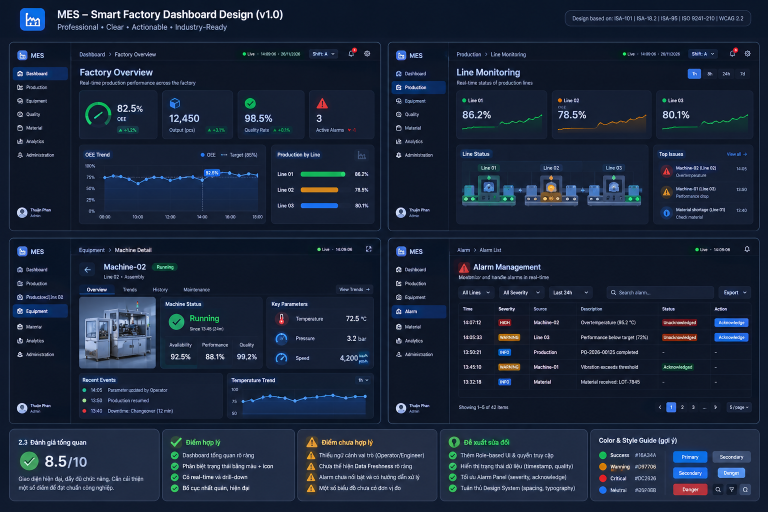
#> input picture docs/screenshots/UI2x2.png, 1536 x 1024 px, found by its file name (shown at 1/2 size)
$ python check_gauge.py
#> lines starting #> are read from the running program, lines starting #| are printed output that depends on the picture; after the words box and inside, x2 and y2 are one past the last pixel; in counts of white or black regions, pixels touching at a corner belong together
"""Kiểm tra KPI đầu tiên của frame 1 trong ảnh gốc: có gauge tròn không?"""
import numpy as np
from PIL import Image

REF = r"e:\Work\SFSVcongty\Laird\Code\Data-Integrate\docs\screenshots\UI2x2.png"
im = Image.open(REF).convert("RGB")
#> im is the input picture: PIL image 1536x1024 RGB; mean R, G, B 26.5, 38.3, 58.8
a = np.array(im)

# KPI card 1: x=159..314. Tìm vùng có màu xanh lá (gauge arc #22c55e) trong card đó
reg = a[115:200, 159:315].astype(np.int16)
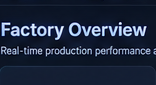
#> reg: shape (85, 156, 3) int16; mean R, G, B 29.7, 40.2, 61.5
r, g, b = reg[:, :, 0], reg[:, :, 1], reg[:, :, 2]
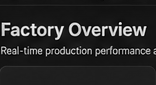
#> g: shape (85, 156) int16; min 0, max 255, mean 40.2
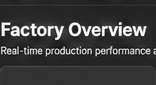
#> b: shape (85, 156) int16; min 4, max 255, mean 61.5
green = (g > 120) & (g > r + 40) & (g > b + 40)
#> green: shape (85, 156) bool; every value is 0
ys, xs = np.nonzero(green)
#> ys = empty array; xs = empty array
print("card1 pixels xanh lá:", len(xs))
#| card1 pixels xanh lá: 0
if len(xs):
    print("  bbox x=%d..%d  y=%d..%d" % (xs.min(), xs.max(), ys.min(), ys.max()))
    # phân bố theo cột -> nếu là gauge tròn, các pixel nằm rải rác theo vòng
    colcount = green.sum(axis=0)
    nz = np.nonzero(colcount)[0]
    print("  số cột có xanh lá:", len(nz), "trong", green.shape[1])
    print("  histogram cột (mẫu):", colcount[::12].tolist())

# So với card 2 (không gauge)
reg2 = a[115:200, 325:467].astype(np.int16)
r2, g2, b2 = reg2[:, :, 0], reg2[:, :, 1], reg2[:, :, 2]
green2 = (g2 > 120) & (g2 > r2 + 40) & (g2 > b2 + 40)
#> green2: shape (85, 142) bool; every value is 0
print("card2 pixels xanh lá:", int(green2.sum()))
#| card2 pixels xanh lá: 0

# Tìm mọi hình tròn/arc xanh lá trong toàn ảnh frame1
reg3 = a[78:456, 140:761].astype(np.int16)
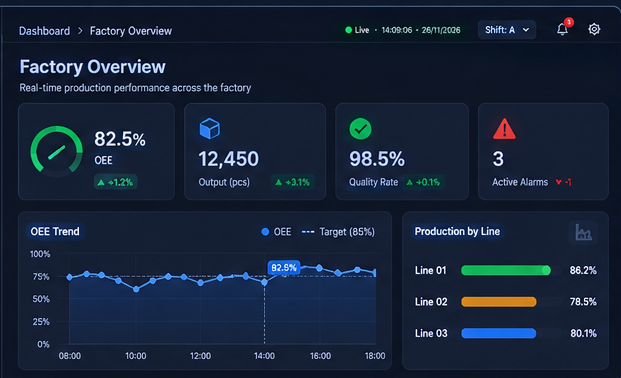
#> reg3: shape (378, 621, 3) int16; mean R, G, B 23.3, 36.1, 56.7
r3, g3, b3 = reg3[:, :, 0], reg3[:, :, 1], reg3[:, :, 2]
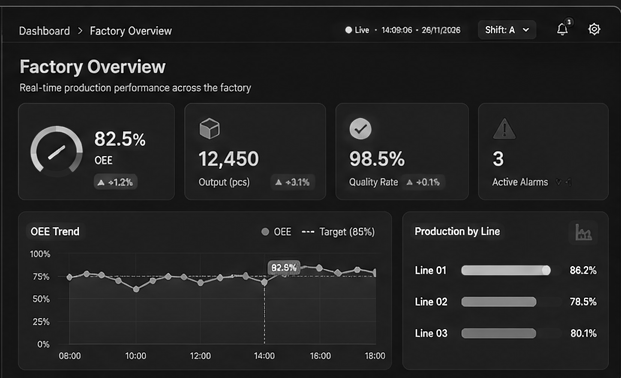
#> g3: shape (378, 621) int16; min 0, max 255, mean 36.1
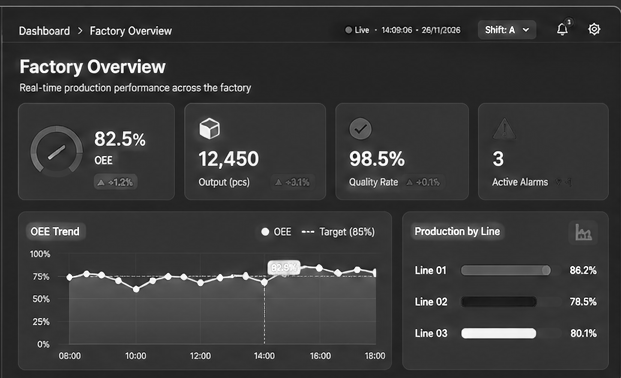
#> b3: shape (378, 621) int16; min 0, max 255, mean 56.7
gr = (g3 > 110) & (g3 > r3 + 35) & (g3 > b3 + 35)
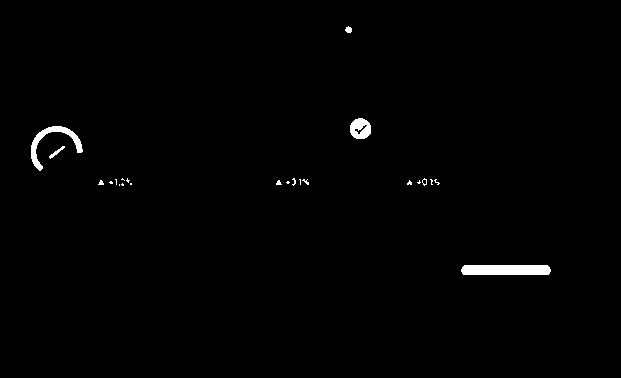
#> gr: shape (378, 621) bool; 0.87% white; 23 white regions (16 under 20 px), largest, box (x1, y1, x2, y2) and area: (461, 265, 551, 275) 878, (31, 126, 83, 171) 543, (350, 118, 371, 139) 331
ys, xs = np.nonzero(gr)
#> ys = 2042 values from 26 to 274; xs = 2042 values, max 550 at index 1599, min 31 at index 709, mean 324.4
print("\nframe1 toàn bộ pixel xanh lá:", len(xs))
#| frame1 toàn bộ pixel xanh lá: 2042
if len(xs):
    print("  bbox x=%d..%d y=%d..%d" % (xs.min(), xs.max(), ys.min(), ys.max()))
#|   bbox x=31..550 y=26..274
    # histogram theo cột, tìm cụm rộng
    from collections import Counter
    hist = Counter((xs // 10) * 10)
#> hist = 33 items
    print("  cột có mật độ cao:", sorted([k for k, v in hist.items() if v > 8]))
#|   cột có mật độ cao: [30, 40, 50, 60, 70, 80, 100, 110, 120, 270, 280, 290, 300, 340, 350, 360, 370, 400, 410, 420, 430, 460, 470, 480, 490, 500, 510, 520, 530, 540]

$ run again, with docs/screenshots/Dashboard_sample.png copied over docs/screenshots/UI2x2.png
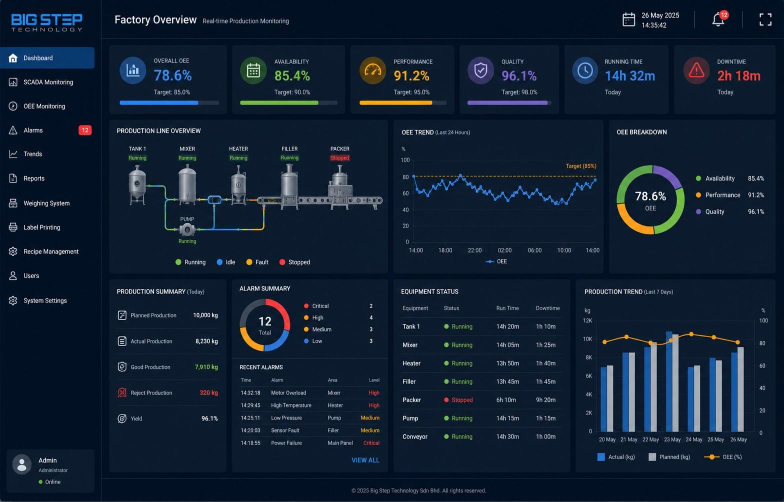
#> input picture docs/screenshots/Dashboard_sample.png, 1568 x 1003 px, found by its file name (shown at 1/2 size)
#> im is the input picture: PIL image 1568x1003 RGB; mean R, G, B 17.2, 32.1, 50.3
#> `r, g, b = reg[:, :, 0], reg[:, :, 1], reg[:, :, 2]`:
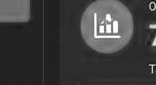
#> b: shape (85, 156) int16; min 19, max 255, mean 62.3
#> green: shape (85, 156) bool; every value is 0
#> `ys, xs = np.nonzero(green)`: ys = empty array
#| card1 pixels xanh lá: 0
#> green2: shape (85, 142) bool; every value is 0
#| card2 pixels xanh lá: 0
#> `gr = (g3 > 110) & (g3 > r3 + 35) & (g3 > b3 + 35)`:
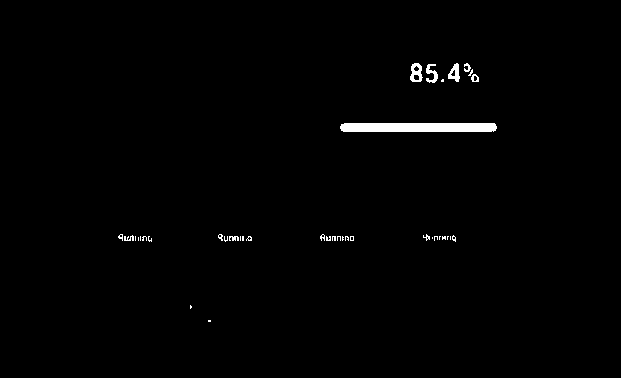
#> gr: shape (378, 621) bool; 0.97% white; 38 white regions (27 under 20 px), largest, box (x1, y1, x2, y2) and area: (340, 123, 497, 132) 1392, (410, 63, 423, 82) 155, (448, 63, 460, 82) 129
#> `ys, xs = np.nonzero(gr)`: ys = 2284 values from 63 to 321; xs = 2284 values, max 496 at index 1119, min 118 at index 1915, mean 398.4
#| frame1 toàn bộ pixel xanh lá: 2284
#|   bbox x=118..496 y=63..321
#> hist = 30 items
#|   cột có mật độ cao: [120, 130, 140, 220, 230, 240, 320, 330, 340, 350, 360, 370, 380, 390, 400, 410, 420, 430, 440, 450, 460, 470, 480, 490]

$ run again, with docs/screenshots/Dashboard_sample_2.png copied over docs/screenshots/UI2x2.png
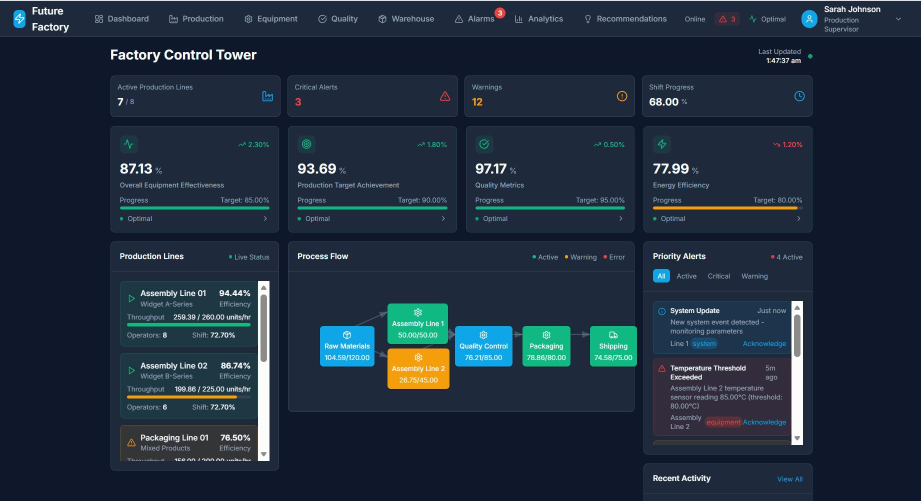
#> input picture docs/screenshots/Dashboard_sample_2.png, 1842 x 1001 px, found by its file name (shown at 1/2 size)
#> im is the input picture: PIL image 1842x1001 RGB; mean R, G, B 31.7, 45.1, 60.8
#> `r, g, b = reg[:, :, 0], reg[:, :, 1], reg[:, :, 2]`:
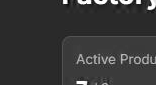
#> b: shape (85, 156) int16; min 0, max 255, mean 54.8
#> green: shape (85, 156) bool; every value is 0
#> `ys, xs = np.nonzero(green)`: ys = empty array
#| card1 pixels xanh lá: 0
#> green2: shape (85, 142) bool; every value is 0
#| card2 pixels xanh lá: 0
#> `gr = (g3 > 110) & (g3 > r3 + 35) & (g3 > b3 + 35)`:
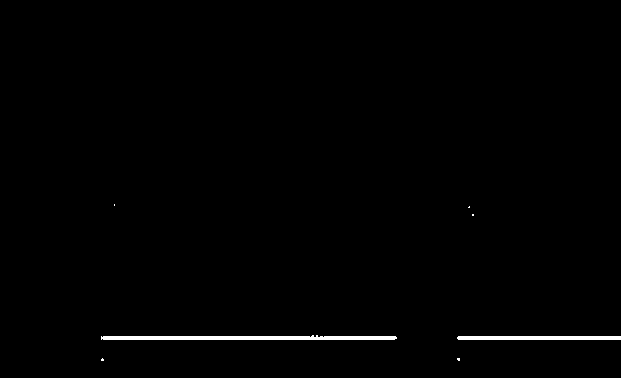
#> gr: shape (378, 621) bool; 0.79% white; 7 white regions (5 under 20 px), largest, box (x1, y1, x2, y2) and area: (101, 335, 397, 340) 1177, (457, 336, 621, 340) 654
#> `ys, xs = np.nonzero(gr)`: ys = 1855 values from 204 to 360; xs = 1855 values, max 620 at index 463, min 101 at index 13, mean 351.7
#| frame1 toàn bộ pixel xanh lá: 1855
#|   bbox x=101..620 y=204..360
#> hist = 48 items
#> (printed output is left out)
